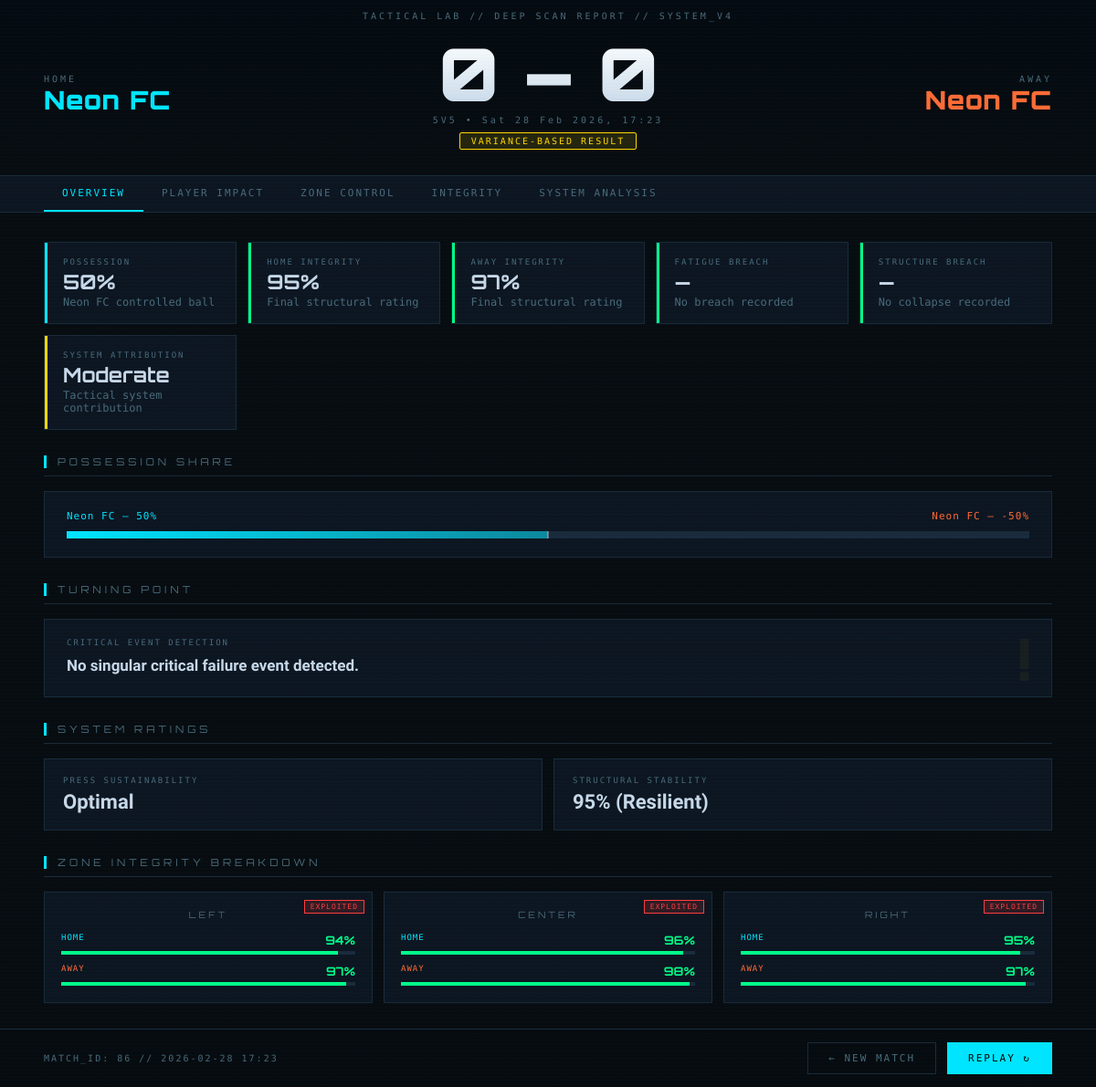
/match/86/report/, run on the app's committed database.
### engine/models.py (models this page shows, shortened)
class Match(models.Model):
    date_played = models.DateTimeField(auto_now_add=True)
    home_team = models.ForeignKey(Team, on_delete=models.CASCADE, related_name='home_matches')
    away_team = models.ForeignKey(Team, on_delete=models.CASCADE, related_name='away_matches')
    mode = models.CharField(max_length=10) # '5v5' or '11v11'
    home_score = models.IntegerField(default=0)
    away_score = models.IntegerField(default=0)
    stats = models.JSONField(default=dict)
    logs = models.JSONField(default=list)

class Team(models.Model):
    name = models.CharField(max_length=100)
    attack_strength = models.IntegerField(default=50)
    defense_strength = models.IntegerField(default=50)
    tactical_mode = models.CharField(max_length=20, default='STANDARD')
    def __str__(self):
        return self.name

### engine/views.py (the view)
# urls.py: path('match/<int:match_id>/report/', views.match_analysis, name='match_analysis'),
def match_analysis(request, match_id=None):
    if not match_id:
        match_id = request.session.get('last_match_id')
    if not match_id:
        return redirect('tactical_lab')
    match = get_object_or_404(Match, id=match_id)
    analysis = generate_post_match_report(match.stats, match.home_team.name, match.away_team.name)
    return render(request, 'engine/match_report.html', {
        'match_state': match,
        'stats': match.stats,
        'analysis': analysis
    })

### engine/templates/engine/match_report.html (shortened to what this page needs)
{% load static %}
<!DOCTYPE html>
<html lang="en">
<head>
</head>
<body>
<header class="report-header">
  <div class="header-grid">
    <div class="team-block home">
      <div class="team-label">HOME</div>
      <div class="team-name">{{ match_state.home_team }}</div>
    </div>
    <div class="score-block">
      <div class="score-display">
        <span style="color: var(--home);">{{ stats.home_score }}</span>
        <span class="score-sep"> – </span>
        <span style="color: var(--away);">{{ stats.away_score }}</span>
      </div>
      <div class="match-meta">{{ match_state.mode|upper }} • {{ match_state.date_played|date:"D d M Y, H:i" }}</div>
      {% if analysis.outcome_type == "Systemic Victory" %}
        <span class="outcome-badge systemic">SYSTEMIC VICTORY</span>
      {% else %}
        <span class="outcome-badge variance">VARIANCE-BASED RESULT</span>
      {% endif %}
    </div>
    <div class="team-block away">
      <div class="team-label">AWAY</div>
      <div class="team-name">{{ match_state.away_team }}</div>
    </div>
  </div>
</header>
<nav class="report-nav">
  <div class="nav-tab active" data-panel="overview" onclick="switchTab(this,'overview')">OVERVIEW</div>
  <div class="nav-tab" data-panel="impact" onclick="switchTab(this,'impact')">PLAYER IMPACT</div>
  <div class="nav-tab" data-panel="zones" onclick="switchTab(this,'zones')">ZONE CONTROL</div>
  <div class="nav-tab" data-panel="integrity" onclick="switchTab(this,'integrity')">INTEGRITY</div>
  <div class="nav-tab" data-panel="analysis" onclick="switchTab(this,'analysis')">SYSTEM ANALYSIS</div>
</nav>
<main class="report-body">
  <section id="panel-overview" class="panel active">
    <div class="stat-grid boot-reveal">
      <div class="stat-card">
        <div class="stat-label">POSSESSION</div>
        <div class="stat-value">{{ stats.home_possession_pct }}%</div>
        <div class="stat-sub">{{ match_state.home_team }} controlled ball</div>
      </div>
      <div class="stat-card {% if stats.home_integrity_final < 40 %}danger{% elif stats.home_integrity_final >= 70 %}success{% endif %}">
        <div class="stat-label">HOME INTEGRITY</div>
        <div class="stat-value">{{ stats.home_integrity_final }}%</div>
        <div class="stat-sub">Final structural rating</div>
      </div>
      <div class="stat-card {% if stats.away_integrity_final < 40 %}danger{% elif stats.away_integrity_final >= 70 %}success{% endif %}">
        <div class="stat-label">AWAY INTEGRITY</div>
        <div class="stat-value">{{ stats.away_integrity_final }}%</div>
        <div class="stat-sub">Final structural rating</div>
      </div>
      <div class="stat-card {% if stats.fatigue_breach_min %}danger{% else %}success{% endif %}">
        <div class="stat-label">FATIGUE BREACH</div>
        <div class="stat-value">
          {% if stats.fatigue_breach_min %}{{ stats.fatigue_breach_min }}'{% else %}—{% endif %}
        </div>
        <div class="stat-sub">
          {% if stats.fatigue_breach_min %}Avg stamina dropped below 50{% else %}No breach recorded{% endif %}
        </div>
      </div>
      <div class="stat-card {% if stats.struct_breach_min %}danger{% else %}success{% endif %}">
        <div class="stat-label">STRUCTURE BREACH</div>
        <div class="stat-value">
          {% if stats.struct_breach_min %}{{ stats.struct_breach_min }}'{% else %}—{% endif %}
        </div>
        <div class="stat-sub">
          {% if stats.struct_breach_min %}Shape collapsed below 40{% else %}No collapse recorded{% endif %}
        </div>
      </div>
      <div class="stat-card gold">
        <div class="stat-label">SYSTEM ATTRIBUTION</div>
        <div class="stat-value">{{ analysis.attribution.system }}</div>
        <div class="stat-sub">Tactical system contribution</div>
      </div>
    </div>
    <div class="possession-section boot-reveal">
      <div class="section-title">POSSESSION SHARE</div>
      <div class="poss-bar-wrap">
        <div class="poss-labels">
          <span class="home-label">{{ match_state.home_team }} — {{ stats.home_possession_pct }}%</span>
          <span class="away-label">{{ match_state.away_team }} — {% widthratio 100 1 1 as dummy %}{{ stats.home_possession_pct|add:"-100"|slice:"1:"|default:"0" }}%</span>
        </div>
        <div class="poss-track">
          <div class="poss-fill" id="possFill" style="width: 0%;"></div>
          <div class="poss-marker"></div>
        </div>
      </div>
    </div>
    <div class="boot-reveal">
      <div class="section-title">TURNING POINT</div>
      <div class="turning-point-card">
        <div class="stat-label" style="margin-bottom: 8px;">CRITICAL EVENT DETECTION</div>
        <div class="tp-text">{{ analysis.turning_point }}</div>
      </div>
    </div>
    <div class="boot-reveal">
      <div class="section-title">SYSTEM RATINGS</div>
      <div class="ratings-grid">
        <div class="rating-card">
          <div class="rating-label">PRESS SUSTAINABILITY</div>
          <div class="rating-value">{{ analysis.ratings.press_sustainability }}</div>
        </div>
        <div class="rating-card">
          <div class="rating-label">STRUCTURAL STABILITY</div>
          <div class="rating-value">{{ analysis.ratings.structural_stability }}</div>
        </div>
      </div>
    </div>
  </section>
<div class="section-title" style="margin-top: 28px;">ZONE INTEGRITY BREAKDOWN</div>
<div style="display: grid; grid-template-columns: repeat(3, 1fr); gap: 12px; margin-bottom: 28px;">
  {% for zone in analysis.zone_breakdown %}
  <div style="background: var(--surface); border: 1px solid var(--border); padding: 18px; position: relative; overflow: hidden;">
    <div style="font-family:'Orbitron',sans-serif; font-size:10px; letter-spacing:3px; color:var(--muted); margin-bottom:14px; text-align:center;">
      {{ zone.zone|upper }}
    </div>
    <div style="margin-bottom: 10px;">
      <div style="display:flex; justify-content:space-between; margin-bottom:4px;">
        <span style="font-family:'Share Tech Mono',monospace; font-size:9px; letter-spacing:1px; color:var(--home);">HOME</span>
        <span style="font-family:'Orbitron',sans-serif; font-size:13px; font-weight:700;
          color: {% if zone.home_state == 'collapsed' %}var(--danger)
                 {% elif zone.home_state == 'broken' %}#ff8c00
                 {% elif zone.home_state == 'stressed' %}var(--gold)
                 {% else %}var(--success){% endif %};">
          {{ zone.home_val }}%
        </span>
      </div>
      <div style="height:4px; background:var(--border);">
        <div style="height:100%; width:{{ zone.home_val }}%;
          background: {% if zone.home_state == 'collapsed' %}var(--danger)
                      {% elif zone.home_state == 'broken' %}#ff8c00
                      {% elif zone.home_state == 'stressed' %}var(--gold)
                      {% else %}var(--success){% endif %};
          transition: width 1s ease;">
        </div>
      </div>
    </div>
    <div>
      <div style="display:flex; justify-content:space-between; margin-bottom:4px;">
        <span style="font-family:'Share Tech Mono',monospace; font-size:9px; letter-spacing:1px; color:var(--away);">AWAY</span>
        <span style="font-family:'Orbitron',sans-serif; font-size:13px; font-weight:700;
          color: {% if zone.away_state == 'collapsed' %}var(--danger)
                 {% elif zone.away_state == 'broken' %}#ff8c00
                 {% elif zone.away_state == 'stressed' %}var(--gold)
                 {% else %}var(--success){% endif %};">
          {{ zone.away_val }}%
        </span>
      </div>
      <div style="height:4px; background:var(--border);">
        <div style="height:100%; width:{{ zone.away_val }}%;
          background: {% if zone.away_state == 'collapsed' %}var(--danger)
                      {% elif zone.away_state == 'broken' %}#ff8c00
                      {% elif zone.away_state == 'stressed' %}var(--gold)
                      {% else %}var(--success){% endif %};
          transition: width 1.2s ease;">
        </div>
      </div>
    </div>
    {% if zone.home_worse %}
    <div style="position:absolute; top:8px; right:8px;
      font-family:'Share Tech Mono',monospace; font-size:8px; letter-spacing:1px;
      padding:2px 6px; background:rgba(255,59,59,0.15); border:1px solid var(--danger); color:var(--danger);">
      EXPLOITED
    </div>
    {% elif zone.away_val < zone.home_val %}
    <div style="position:absolute; top:8px; right:8px;
      font-family:'Share Tech Mono',monospace; font-size:8px; letter-spacing:1px;
      padding:2px 6px; background:rgba(255,59,59,0.15); border:1px solid var(--danger); color:var(--danger);">
      EXPLOITED
    </div>
    {% endif %}
  </div>
  {% endfor %}
</div>
</main>
<div class="action-bar">
  <div class="match-id-label">MATCH_ID: {{ match_state.id }} // {{ match_state.date_played|date:"Y-m-d H:i" }}</div>
  <div class="btn-group">
    <a href="{% url 'tactical_lab' %}" class="btn btn-ghost">← NEW MATCH</a>
    <a href="{% url 'match_execution' %}" class="btn btn-primary" onclick="return confirmReplay()">REPLAY ↻</a>
  </div>
</div>
</body>
</html>

### data on the page
Match: home_team "Neon FC", mode "5V5", date_played "Sat 28 Feb 2026, 17:23", away_team "Neon FC", id "86", date_played "2026-02-28 17:23"

### other printed values
{{ stats.home_score }} "0"
{{ stats.away_score }} "0"
{{ stats.home_possession_pct }} "50"
{{ stats.home_integrity_final }} "95"
{{ stats.away_integrity_final }} "97"
{{ analysis.attribution.system }} "Moderate"
{{ stats.home_possession_pct|add:"-100"|slice:"1:"|default:"0" }} "-50"
{{ analysis.turning_point }} "No singular critical failure event detected."
{{ analysis.ratings.press_sustainability }} "Optimal"
{{ analysis.ratings.structural_stability }} "95% (Resilient)"
{{ zone.zone|upper }} "LEFT" "CENTER" "RIGHT"
{{ zone.home_val }} "94" "96" "95"
{{ zone.away_val }} "97" "98" "97"
